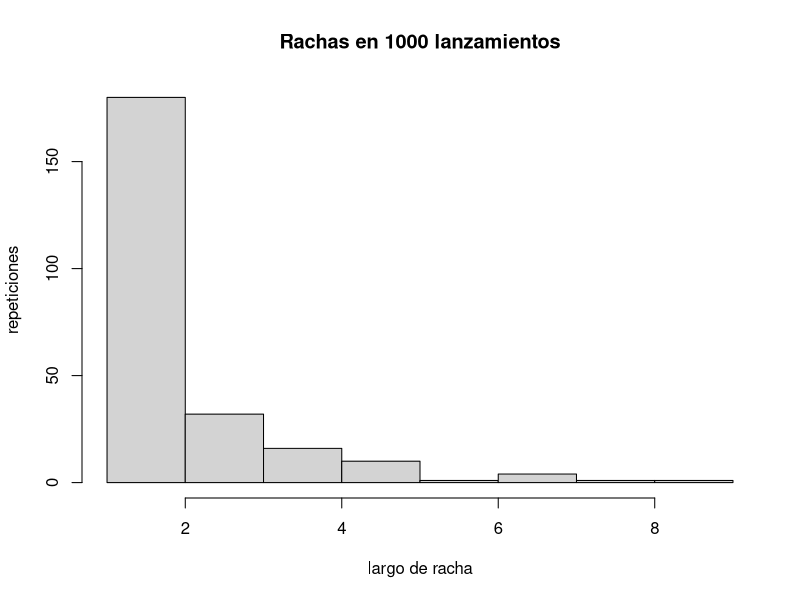
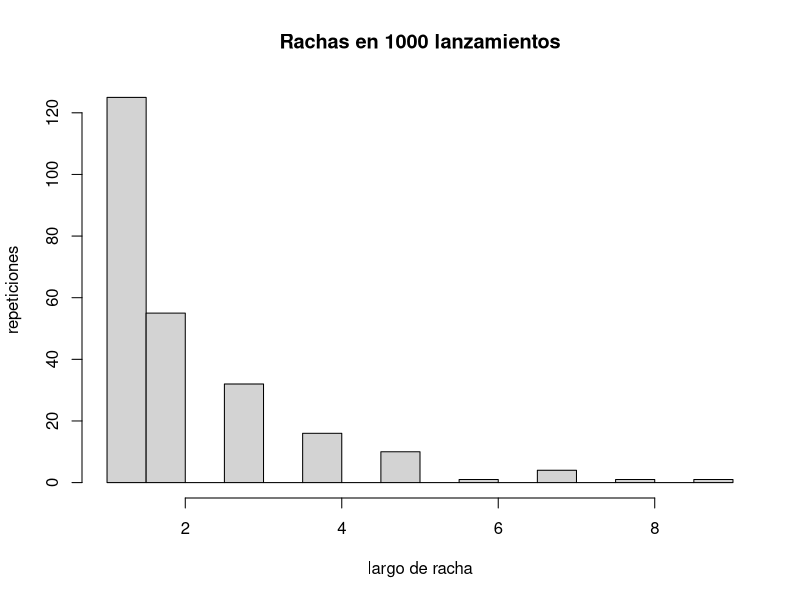
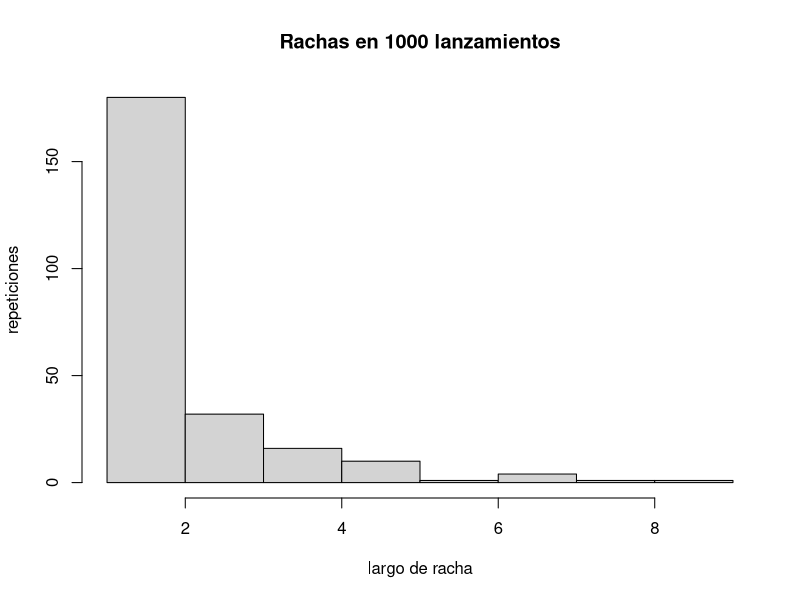
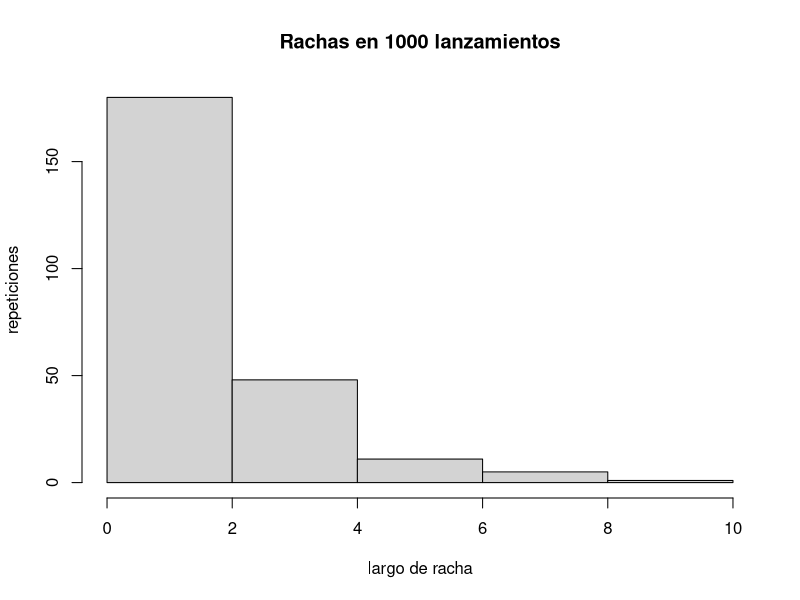
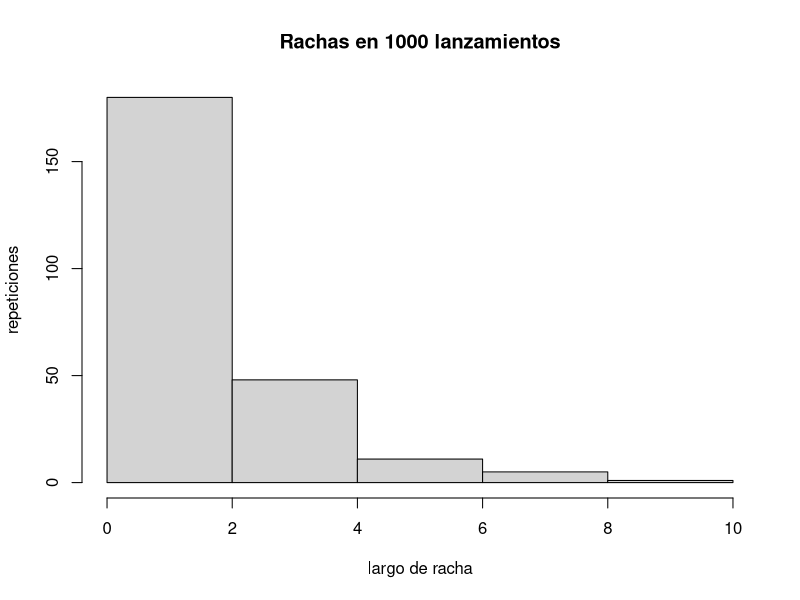
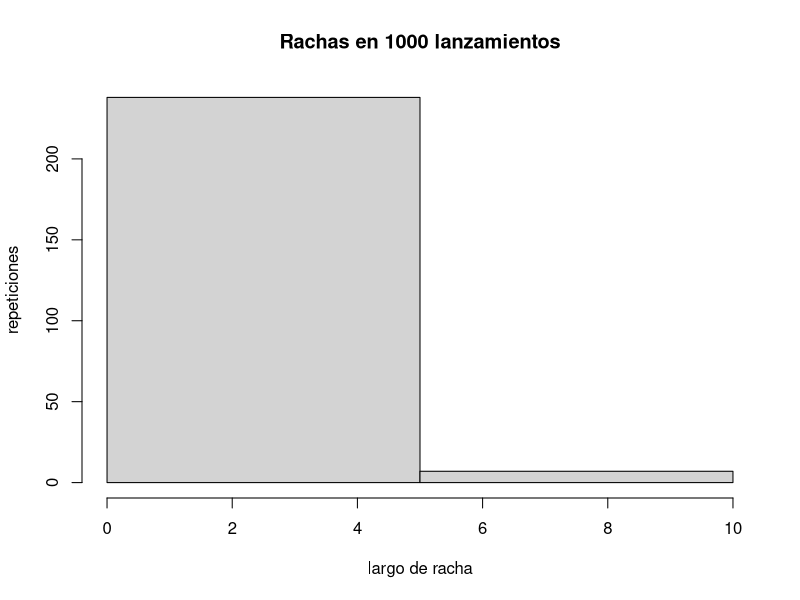

Source code (R) for these figures, in order:
coinflip <- function(N=1) {
	return(rbinom(n = N, size = 1, prob = 0.5))
}

streaks <- function(throws) {
	st <- rle(throws)
	return(st$lengths[which(st$values==1)])
}

throw100 <- coinflip(100)
throw200 <- coinflip(200)
throw500 <- coinflip(500)
throw1000 <- coinflip(1000)

st100 <- streaks(throw100)
st200 <- streaks(throw200)
st500 <- streaks(throw500)
st1000 <- streaks(throw1000)

table(st100)
table(st200)
table(st500)
table(st1000)

table(st1000)/1000

# png("Hist1000-st.png")¬
histST = hist(st1000, main="Rachas en 1000 lanzamientos", xlab="largo de racha", ylab="repeticiones", breaks=nclass.Sturges(st1000))
# dev.off()

# png("Hist1000-fd.png")¬
histFD = hist(st1000, main="Rachas en 1000 lanzamientos", xlab="largo de racha", ylab="repeticiones", breaks=nclass.FD(st1000))
# dev.off()

# png("Hist1000-sc.png")¬
histSC = hist(st1000, main="Rachas en 1000 lanzamientos", xlab="largo de racha", ylab="repeticiones", breaks=nclass.scott(st1000))
# dev.off()

# png("Hist1000-20.png")¬
hist5 = hist(st1000, main="Rachas en 1000 lanzamientos", xlab="largo de racha", ylab="repeticiones", breaks=5)
# dev.off()

# png("Hist1000-15.png")¬
hist4 = hist(st1000, main="Rachas en 1000 lanzamientos", xlab="largo de racha", ylab="repeticiones", breaks=4)
# dev.off()

# png("Hist1000-10.png")¬
hist2 = hist(st1000, main="Rachas en 1000 lanzamientos", xlab="largo de racha", ylab="repeticiones", breaks=2)
# dev.off()


